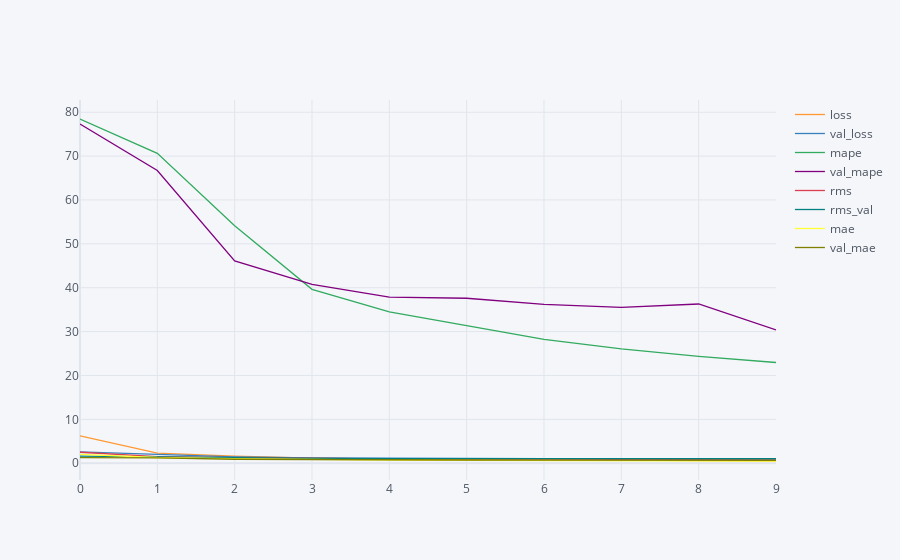

Source (notebook cell):
### Code cell
results.iplot()

### Figure 1 — Plotly figure (JSON) as saved in the notebook; plotly's stock layout.template omitted (floating-point values rounded to 4 significant figures)
{"data": [{"line": {"color": "rgba(255, 153, 51, 1.0)", "dash": "solid", "shape": "linear", "width": 1.3}, "mode": "lines", "name": "loss", "text": "", "type": "scatter", "x": [0, 1, 2, 3, 4, 5, 6, 7, 8, 9], "y": [6.248, 2.319, 1.631, 1.14, 0.9348, 0.8316, 0.7355, 0.6628, 0.6091, 0.5677]}, {"line": {"color": "rgba(55, 128, 191, 1.0)", "dash": "solid", "shape": "linear", "width": 1.3}, "mode": "lines", "name": "val_loss", "text": "", "type": "scatter", "x": [0, 1, 2, 3, 4, 5, 6, 7, 8, 9], "y": [2.574, 2.075, 1.425, 1.208, 1.11, 1.093, 1.064, 1.056, 1.1, 1.039]}, {"line": {"color": "rgba(50, 171, 96, 1.0)", "dash": "solid", "shape": "linear", "width": 1.3}, "mode": "lines", "name": "mape", "text": "", "type": "scatter", "x": [0, 1, 2, 3, 4, 5, 6, 7, 8, 9], "y": [78.45, 70.63, 54.11, 39.64, 34.47, 31.34, 28.22, 26.04, 24.37, 22.95]}, {"line": {"color": "rgba(128, 0, 128, 1.0)", "dash": "solid", "shape": "linear", "width": 1.3}, "mode": "lines", "name": "val_mape", "text": "", "type": "scatter", "x": [0, 1, 2, 3, 4, 5, 6, 7, 8, 9], "y": [77.31, 66.72, 46.13, 40.78, 37.86, 37.6, 36.2, 35.51, 36.29, 30.37]}, {"line": {"color": "rgba(219, 64, 82, 1.0)", "dash": "solid", "shape": "linear", "width": 1.3}, "mode": "lines", "name": "rms", "text": "", "type": "scatter", "x": [0, 1, 2, 3, 4, 5, 6, 7, 8, 9], "y": [2.5, 1.523, 1.277, 1.068, 0.9668, 0.9119, 0.8576, 0.8142, 0.7805, 0.7535]}, {"line": {"color": "rgba(0, 128, 128, 1.0)", "dash": "solid", "shape": "linear", "width": 1.3}, "mode": "lines", "name": "rms_val", "text": "", "type": "scatter", "x": [0, 1, 2, 3, 4, 5, 6, 7, 8, 9], "y": [1.604, 1.44, 1.194, 1.099, 1.054, 1.045, 1.032, 1.028, 1.049, 1.019]}, {"line": {"color": "rgba(255, 255, 51, 1.0)", "dash": "solid", "shape": "linear", "width": 1.3}, "mode": "lines", "name": "mae", "text": "", "type": "scatter", "x": [0, 1, 2, 3, 4, 5, 6, 7, 8, 9], "y": [1.997, 1.309, 1.04, 0.8114, 0.7226, 0.6691, 0.6144, 0.5708, 0.534, 0.5071]}, {"line": {"color": "rgba(128, 128, 0, 1.0)", "dash": "solid", "shape": "linear", "width": 1.3}, "mode": "lines", "name": "val_mae", "text": "", "type": "scatter", "x": [0, 1, 2, 3, 4, 5, 6, 7, 8, 9], "y": [1.26, 1.229, 0.9062, 0.8153, 0.7784, 0.7403, 0.7157, 0.689, 0.6706, 0.6694]}], "layout": {"legend": {"bgcolor": "#F5F6F9", "font": {"color": "#4D5663"}}, "paper_bgcolor": "#F5F6F9", "plot_bgcolor": "#F5F6F9", "title": {"font": {"color": "#4D5663"}}, "xaxis": {"gridcolor": "#E1E5ED", "showgrid": true, "tickfont": {"color": "#4D5663"}, "title": {"font": {"color": "#4D5663"}, "text": ""}, "zerolinecolor": "#E1E5ED"}, "yaxis": {"gridcolor": "#E1E5ED", "showgrid": true, "tickfont": {"color": "#4D5663"}, "title": {"font": {"color": "#4D5663"}, "text": ""}, "zerolinecolor": "#E1E5ED"}}}
